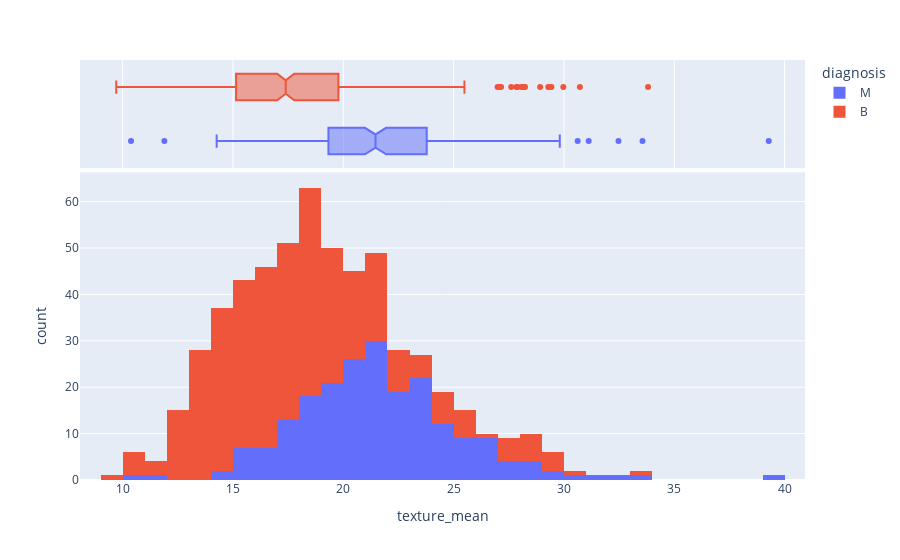

Notebook code cell kept with this figure:
### Code cell
hist_xy_viz(data,"texture_mean","diagnosis")

### Figure 1 — Plotly figure (JSON) as saved in the notebook; plotly's stock layout.template omitted (floating-point values rounded to 4 significant figures; data arrays with more than 128 entries replaced by an {"elided": "..."} marker saying what was removed)
{"data": [{"alignmentgroup": "True", "bingroup": "x", "hovertemplate": "diagnosis=M<br>texture_mean=%{x}<br>count=%{y}<extra></extra>", "legendgroup": "M", "marker": {"color": "#636efa"}, "name": "M", "offsetgroup": "M", "orientation": "v", "showlegend": true, "type": "histogram", "x": {"elided": "212 float values"}, "xaxis": "x", "yaxis": "y"}, {"alignmentgroup": "True", "hovertemplate": "diagnosis=M<br>texture_mean=%{x}<extra></extra>", "legendgroup": "M", "marker": {"color": "#636efa"}, "name": "M", "notched": true, "offsetgroup": "M", "showlegend": false, "type": "box", "x": {"elided": "212 float values"}, "xaxis": "x2", "yaxis": "y2"}, {"alignmentgroup": "True", "bingroup": "x", "hovertemplate": "diagnosis=B<br>texture_mean=%{x}<br>count=%{y}<extra></extra>", "legendgroup": "B", "marker": {"color": "#EF553B"}, "name": "B", "offsetgroup": "B", "orientation": "v", "showlegend": true, "type": "histogram", "x": {"elided": "357 float values"}, "xaxis": "x", "yaxis": "y"}, {"alignmentgroup": "True", "hovertemplate": "diagnosis=B<br>texture_mean=%{x}<extra></extra>", "legendgroup": "B", "marker": {"color": "#EF553B"}, "name": "B", "notched": true, "offsetgroup": "B", "showlegend": false, "type": "box", "x": {"elided": "357 float values"}, "xaxis": "x2", "yaxis": "y2"}], "layout": {"barmode": "relative", "legend": {"title": {"text": "diagnosis"}, "tracegroupgap": 0}, "margin": {"t": 60}, "xaxis": {"anchor": "y", "domain": [0, 1], "title": {"text": "texture_mean"}}, "xaxis2": {"anchor": "y2", "domain": [0, 1], "matches": "x", "showgrid": true, "showticklabels": false}, "yaxis": {"anchor": "x", "domain": [0, 0.7326], "title": {"text": "count"}}, "yaxis2": {"anchor": "x2", "domain": [0.7426, 1], "matches": "y2", "showgrid": false, "showline": false, "showticklabels": false, "ticks": ""}}}
